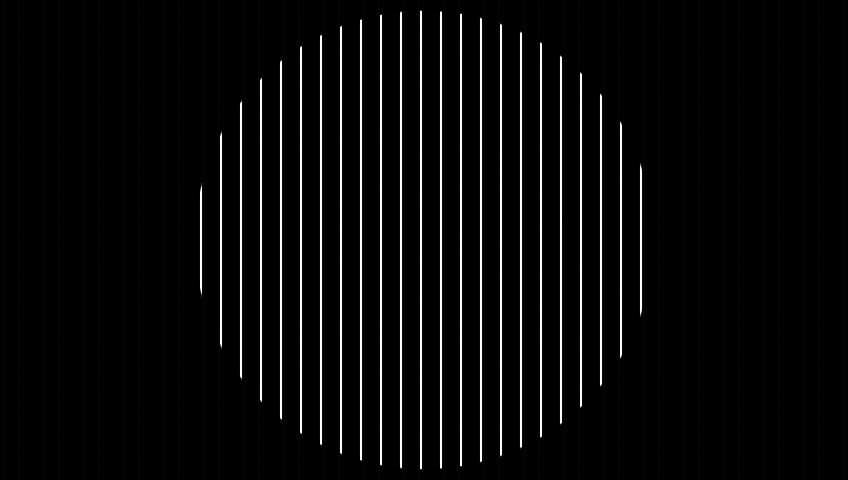
%> input picture GUI/INFILES/一维光栅10.jpg, 848 x 480 px
$ octave RunGUI.m   (GNU Octave 9; MATLAB toolbox functions it lacks are replaced by stand-ins)
%> lines starting %> are read from the running program, lines starting %| are printed output that depends on the picture
### GUI/calcImF.m
function [] = calcImF
global Im ImF
global MAX MIN
ImF=fft2(double(Im));%傅里叶变换
ImF=fftshift(ImF);%将变换的原点移到频率矩形的中心
ImFshow=abs(ImF);
MAX=max(max(ImFshow)); MIN=min(min(ImFshow));

### GUI/makeGUI.m
function [] = makeGUI
global h_fig
global Button_addarea Button_addpassfilter Button_addnopassfilter Button_importfilter
global Button_exit Button_showIm Button_showImF
global Button_save Button_lighter Text_outfilename
global Type_circle Type_square Type_addpass Type_addnotpass
global Text_theta Text_matname
global appearance % 1 for circle, 2 for square
global pass % 1 for pass, 0 for not pass
global theta
global needshowIm needshowImF scrsz needlighter
global Imsize ImF ImFFilt ImOut Im Filt
global filename
appearance = 1;
pass = 0;
theta = 0;
%% 设置UI控件
% 创建一个图形界面，起名字
scrsz = get(0,'screensize');
scrsz(1,1:2)=0.1*scrsz(1,3:4);
scrsz(3)=0.8*scrsz(3);
scrsz(4)=0.9*scrsz(4);
h_fig=figure('toolbar','none',...
    'position',0.9*scrsz,...
    'name','光学空间频率域滤波演示');
% 创建一个按钮，从全通新建滤波器
Button_addpassfilter=uicontrol('parent',h_fig,...
    'style','pushbutton',...
    'backgroundcolor','w',...
    'fontsize',10,...
    'fontweight','demi',...
    'string','从全通新建滤波器',...
    'position',[50,scrsz(4)*4/5,200,40],...
    'callback','addPassFilter;');
% 创建一个按钮，从全阻新建滤波器
Button_addnopassfilter=uicontrol('parent',h_fig,...
    'style','pushbutton',...
    'backgroundcolor','w',...
    'fontsize',10,...
    'fontweight','demi',...
    'string','从全阻新建滤波器',...
    'position',[50,scrsz(4)*4/5-50,200,40],...
    'callback','addNoPassFilter;');
% 创建一个按钮，从矩阵导入滤波器
Button_importfilter=uicontrol('parent',h_fig,...
    'style','pushbutton',...
    'backgroundcolor','w',...
    'fontsize',10,...
    'fontweight','demi',...
    'string','从矩阵导入滤波器，矩阵名：',...
    'position',[50,scrsz(4)*4/5-100,200,40],...
    'callback','importFilter;');
% 创建一个text，导入矩阵的名字
Text_matname=uicontrol('parent',h_fig,...
    'style','edit',...
    'fontsize',10,...
    'Enable','On',...
    'fontweight','demi',...
    'position',[255,scrsz(4)*4/5-100,60,40]);

% 创建一个按钮，添加区域
Button_addarea=uicontrol('parent',h_fig,...
    'style','pushbutton',...
    'backgroundcolor','w',...
    'fontsize',10,...
    'fontweight','demi',...
    'string','添加区域',...
    'Enable','Off',...
    'position',[50,scrsz(4)*4/5-300,150,40],...
    'callback','addArea;');

% 创建一个radiobutton，选则圆形
Type_circle=uicontrol('parent',h_fig,...
    'style','radiobutton',...
    'fontsize',10,...
    'value',1,...
    'fontweight','demi',...
    'string','圆形',...
    'Enable','Off',...
    'position',[50,scrsz(4)*4/5-150,150,30],...
    'callback','set(Type_circle,''value'',1);set(Type_square,''value'',0);set(Text_theta,''Enable'',''Off'');appearance=1;');
% 创建一个radiobutton，选则方形
Type_square=uicontrol('parent',h_fig,...
    'style','radiobutton',...
    'fontsize',10,...
    'value',0,...
    'fontweight','demi',...
    'string','方形：顺时针旋转角度（°）',...
    'Enable','Off',...
    'position',[50,scrsz(4)*4/5-180,200,30],...
    'callback','set(Type_circle,''value'',0);set(Type_square,''value'',1);set(Text_theta,''Enable'',''On'');appearance=2;');

% 创建一个radiobutton，选则添加能通过的区域
Type_addpass=uicontrol('parent',h_fig,...
    'style','radiobutton',...
    'fontsize',10,...
    'value',0,...
    'fontweight','demi',...
    'string','添加能通过的区域',...
    'Enable','Off',...
    'position',[50,scrsz(4)*4/5-220,150,30],...
    'callback','set(Type_addpass,''value'',1);set(Type_addnotpass,''value'',0);pass=1;');
% 创建一个radiobutton，选则添加要阻挡的区域
Type_addnotpass=uicontrol('parent',h_fig,...
    'style','radiobutton',...
    'fontsize',10,...
    'value',1,...
    'fontweight','demi',...
    'string','添加想阻挡的区域',...
    'Enable','Off',...
    'position',[50,scrsz(4)*4/5-250,150,30],...
    'callback','set(Type_addpass,''value'',0);set(Type_addnotpass,''value'',1);pass=0;');

% 创建一个text，长方形顺时针旋转的角度
Text_theta=uicontrol('parent',h_fig,...
    'style','edit',...
    'fontsize',10,...
    'Enable','Off',...
    'fontweight','demi',...
    'string','0',...
    'position',[250,scrsz(4)*4/5-180,50,30]);

% 创建一个按钮，退出
Button_exit=uicontrol('parent',h_fig,...
    'style','pushbutton',...
    'backgroundcolor','y',...
    'fontsize',10,...
    'fontweight','demi',...
    'string','退出',...
    'position',[50,20,200,40],...
    'callback','close all;');
% 创建一个按钮，显示/关闭原图像
Button_showIm=uicontrol('parent',h_fig,...
    'style','pushbutton',...
    'backgroundcolor','w',...
    'fontsize',10,...
    'fontweight','demi',...
    'string','显示原图片',...
    'position',[50,70,95,40],...
    'callback','showIm;');
% 创建一个按钮，显示/关闭原频谱
Button_showImF=uicontrol('parent',h_fig,...
    'style','pushbutton',...
    'backgroundcolor','w',...
    'fontsize',10,...
    'fontweight','demi',...
    'string','显示原频谱',...
    'position',[155,70,95,40],...
    'callback','showImF;');

% 创建一个按钮，保存图像
Button_save=uicontrol('parent',h_fig,...
    'style','pushbutton',...
    'backgroundcolor','w',...
    'fontsize',10,...
    'fontweight','demi',...
    'string','保存图像到：文件名：',...
    'position',[50,scrsz(4)*4/5-345,150,40],...
    'callback','saveIm');

% 创建一个text，保存的文件名
Text_outfilename=uicontrol('parent',h_fig,...
    'style','edit',...
    'fontsize',10,...
    'Enable','On',...
    'fontweight','demi',...
    'string',filename(11:length(filename)-4),...
    'position',[210,scrsz(4)*4/5-345,100,40]);

% 创建一个按钮，增加图像亮度
Button_lighter=uicontrol('parent',h_fig,...
    'style','pushbutton',...
    'backgroundcolor','w',...
    'fontsize',10,...
    'fontweight','demi',...
    'string','增加图像亮度',...
    'position',[50,scrsz(4)*4/5-390,150,40],...
    'callback','lighter;');

needshowIm=1;needshowImF=1;needlighter=1;

### GUI/RunGUI.m
% function RunGUI()
% 这是一个光学空间滤波实验的演示程序
% 作者：张文军，1600012756@pku.edu.cn，北京大学信息科学技术学院电子学系
%
% GUI界面中，左侧有几个按钮，分别是：
% 从全通创建滤波器、从全阻创建滤波器、从矩阵导入滤波器
% 前两个相当于在频谱面什么都不加以及把频谱面全部遮挡
% 如果想从矩阵导入滤波器，请在程序开始运行后，在命令行窗口定义矩阵，
% 然后在该按钮的右侧输入这个矩阵的名字，再点击该按钮
%
% 在创建好滤波器之后，可以对其进行修改，
% 只需设置好添加区域的类型，再单击“添加区域”即可
% 例如增加一块圆形的可透过区域
% 对于圆形，会要求选择两个点，第一次点击是圆心，第二次点击是圆上任意一点。
% 对于方形，要求提前设置好它相对于水平顺时针旋转的角度
% 然后同样要求选择两个点，第一次点击是方形未经旋转时的左上角，第二次是右下角
%
% 显示/关闭 原图片/原频谱时，请务必点击GUI界面的按钮，而不是弹出窗口右上角的“×”
%
% 单击退出可以关闭所有界面
%
% GUI界面右侧是上下两张图片
% 上面的是经过滤波之后的频谱面，品红色代表已经被遮挡的部分，
% 正常颜色代表可以透过的部分
% 下面的是滤波之后生成的图像
% 感谢使用！
clc; close all;
clear;
global h_fig
global Button_addarea Button_addpassfilter Button_addnopassfilter Button_importfilter Button_exit Button_showIm Button_showImF
global Type_circle Type_square Type_addpass Type_addnotpass
global Text_theta Text_matname
global appearance % 1 for circle, 2 for square
global pass % 1 for pass, 0 for not pass
global theta
global needshowIm needshowImF scrsz
global Imsize ImF ImFFilt ImOut Im Filt
global f2 f3 MAX MIN
global filename
filename=input('请输入待处理图片的文件路径：\n','s');
%> the answer given: INFILES/一维光栅10.jpg
filename=['.\INFILES\' filename];
Im = imread(filename);
%> Im is the input picture: size 480x848x3 uint8; min 0, max 255, mean 11
Imsize = size(Im);
%> Imsize = [480 848 3]
ss = size(Imsize);
%> ss = [1 3]
if ss(2) == 3
    Im = rgb2gray(Im);
%> Im: size 480x848 uint8
    Imsize = size(Im);
%> Imsize = [480 848]
end
Filt=ones(Imsize);
calcImF;
%> in calcImF, `ImFshow=abs(ImF);`:
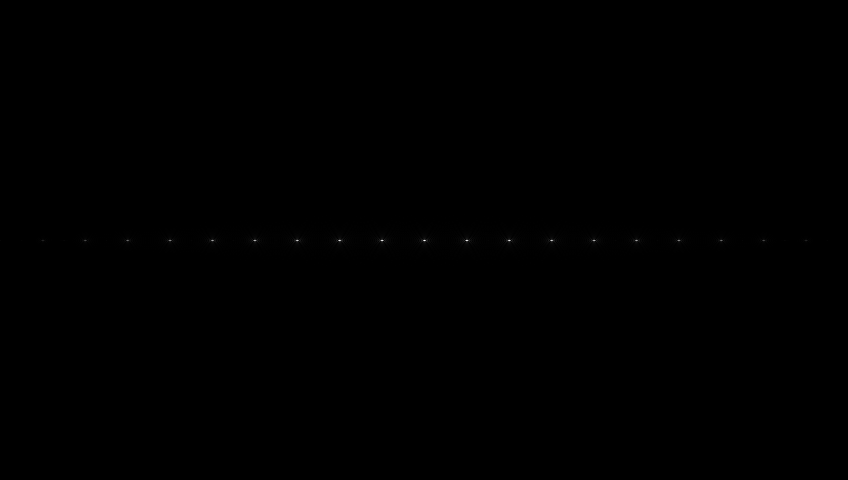
%> ImFshow: size 480x848 double; min 0.731, max 4488066, mean 3618.3; drawn with min black and max white
%> in calcImF, `MAX=max(max(ImFshow))`: MAX = 4488066
%> in calcImF, `MIN=min(min(ImFshow))`: MIN = 0.731
%> the run ends on the next line
makeGUI;
